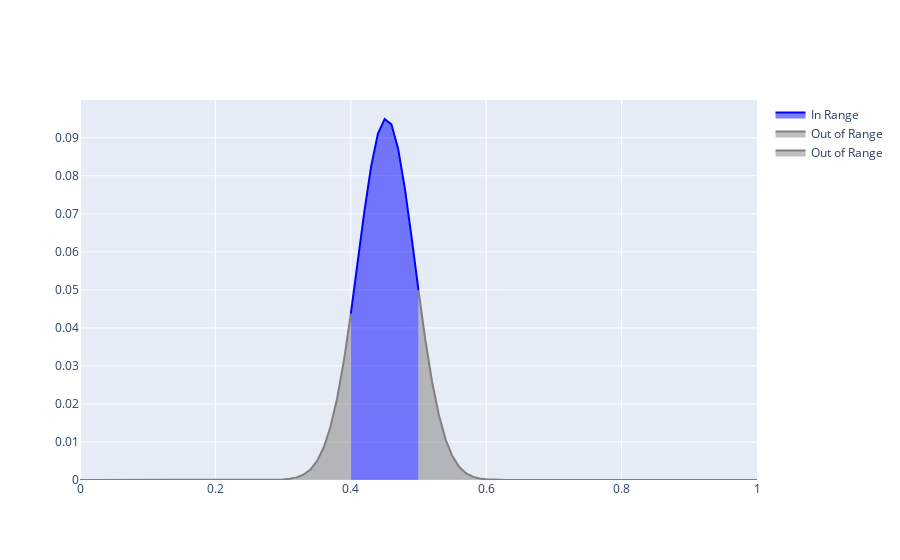

This figure's notebook cell:
### Code cell
fig = go.Figure()



#  Add the blue area between xlower and xupper
fig.add_trace(go.Scatter(
    x=x[xlower:xupper+1], 
    y=ds[xlower:xupper+1], 
    fill='tozeroy',  
    mode='lines',    
    line=dict(color='blue'),
    name='In Range'
))

# Add the grey area for x < xlower
fig.add_trace(go.Scatter(
    x=x[:xlower+1],
    y=ds[:xlower+1],
    fill='tozeroy',
    mode='lines',
    line=dict(color='grey'),
    name='Out of Range'
))

# Add the grey area for x > xupper
fig.add_trace(go.Scatter(
    x=x[xupper:],
    y=ds[xupper:],
    fill='tozeroy',
    mode='lines',
    line=dict(color='grey'),
    name='Out of Range'
))

### Figure 1 — Plotly figure (JSON) as saved in the notebook; plotly's stock layout.template omitted (floating-point values rounded to 4 significant figures)
{"data": [{"fill": "tozeroy", "line": {"color": "blue"}, "mode": "lines", "name": "In Range", "type": "scatter", "x": [0.4, 0.41, 0.42, 0.43, 0.44, 0.45, 0.46, 0.47, 0.48, 0.49, 0.5], "y": [0.04369, 0.05711, 0.07057, 0.08244, 0.09101, 0.09493, 0.09353, 0.08703, 0.0765, 0.06353, 0.04985]}, {"fill": "tozeroy", "line": {"color": "grey"}, "mode": "lines", "name": "Out of Range", "type": "scatter", "x": [0, 0.01, 0.02, 0.03, 0.04, 0.05, 0.06, 0.07, 0.08, 0.09, 0.1, 0.11, 0.12, 0.13, 0.14, 0.15, 0.16, 0.17, 0.18, 0.19, 0.2, 0.21, 0.22, 0.23, 0.24, 0.25, 0.26, 0.27, 0.28, 0.29, 0.3, 0.31, 0.32, 0.33, 0.34, 0.35, 0.36, 0.37, 0.38, 0.39, 0.4], "y": [1.41e-34, 6.88e-33, 2.999e-31, 1.168e-29, 4.063e-28, 1.263e-26, 3.51e-25, 8.716e-24, 1.935e-22, 3.84e-21, 6.815e-20, 1.082e-18, 1.536e-17, 1.952e-16, 2.221e-15, 2.263e-14, 2.065e-13, 1.69e-12, 1.241e-11, 8.188e-11, 4.856e-10, 2.594e-09, 1.25e-08, 5.446e-08, 2.152e-07, 7.745e-07, 2.549e-06, 7.713e-06, 2.159e-05, 5.623e-05, 0.0001371, 0.0003144, 0.0006804, 0.001392, 0.002695, 0.004934, 0.008541, 0.01398, 0.02162, 0.0316, 0.04369]}, {"fill": "tozeroy", "line": {"color": "grey"}, "mode": "lines", "name": "Out of Range", "type": "scatter", "x": [0.5, 0.51, 0.52, 0.53, 0.54, 0.55, 0.56, 0.57, 0.58, 0.59, 0.6, 0.61, 0.62, 0.63, 0.64, 0.65, 0.66, 0.67, 0.68, 0.69, 0.7, 0.71, 0.72, 0.73, 0.74, 0.75, 0.76, 0.77, 0.78, 0.79, 0.8, 0.81, 0.82, 0.83, 0.84, 0.85, 0.86, 0.87, 0.88, 0.89, 0.9, 0.91, 0.92, 0.93, 0.94, 0.95, 0.96, 0.97, 0.98, 0.99, 1], "y": [0.04985, 0.03697, 0.0259, 0.01714, 0.0107, 0.006291, 0.003478, 0.001805, 0.0008776, 0.0003993, 0.0001698, 6.739e-05, 2.495e-05, 8.598e-06, 2.753e-06, 8.164e-07, 2.235e-07, 5.624e-08, 1.296e-08, 2.725e-09, 5.208e-10, 9.019e-11, 1.412e-11, 1.992e-12, 2.531e-13, 2.891e-14, 2.964e-15, 2.725e-16, 2.246e-17, 1.657e-18, 1.095e-19, 6.473e-21, 3.423e-22, 1.619e-23, 6.843e-25, 2.586e-26, 8.734e-28, 2.636e-29, 7.11e-31, 1.713e-32, 3.687e-34, 7.09e-36, 1.218e-37, 1.868e-39, 2.559e-41, 3.131e-43, 3.422e-45, 3.339e-47, 2.91e-49, 2.265e-51, 1.574e-53]}], "layout": {}}
